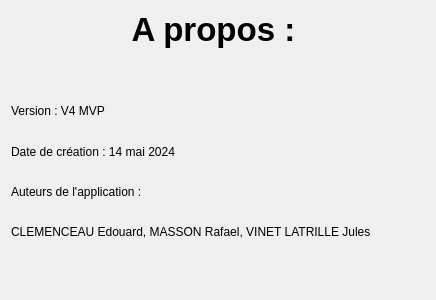
<?xml version="1.0" encoding="UTF-8"?>
<ui version="4.0">
 <class>apropos</class>
 <widget class="QDialog" name="apropos">
  <property name="geometry">
   <rect>
    <x>0</x>
    <y>0</y>
    <width>436</width>
    <height>300</height>
   </rect>
  </property>
  <property name="windowTitle">
   <string>Dialog</string>
  </property>
  <layout class="QVBoxLayout" name="verticalLayout_2">
   <item>
    <layout class="QVBoxLayout" name="verticalLayout">
     <item>
      <widget class="QLabel" name="label">
       <property name="font">
        <font>
         <pointsize>25</pointsize>
         <bold>true</bold>
        </font>
       </property>
       <property name="text">
        <string>A propos : </string>
       </property>
       <property name="alignment">
        <set>Qt::AlignCenter</set>
       </property>
      </widget>
     </item>
     <item>
      <spacer name="verticalSpacer">
       <property name="orientation">
        <enum>Qt::Vertical</enum>
       </property>
       <property name="sizeType">
        <enum>QSizePolicy::Minimum</enum>
       </property>
       <property name="sizeHint" stdset="0">
        <size>
         <width>20</width>
         <height>40</height>
        </size>
       </property>
      </spacer>
     </item>
     <item>
      <widget class="QLabel" name="label_2">
       <property name="text">
        <string>Version : V4 MVP</string>
       </property>
      </widget>
     </item>
     <item>
      <widget class="QLabel" name="label_3">
       <property name="text">
        <string>Date de création : 14 mai 2024</string>
       </property>
      </widget>
     </item>
     <item>
      <widget class="QLabel" name="label_4">
       <property name="text">
        <string>Auteurs de l'application : </string>
       </property>
      </widget>
     </item>
     <item>
      <widget class="QLabel" name="label_5">
       <property name="text">
        <string>CLEMENCEAU Edouard, MASSON Rafael, VINET LATRILLE Jules</string>
       </property>
      </widget>
     </item>
     <item>
      <spacer name="verticalSpacer_2">
       <property name="orientation">
        <enum>Qt::Vertical</enum>
       </property>
       <property name="sizeType">
        <enum>QSizePolicy::Minimum</enum>
       </property>
       <property name="sizeHint" stdset="0">
        <size>
         <width>20</width>
         <height>40</height>
        </size>
       </property>
      </spacer>
     </item>
    </layout>
   </item>
  </layout>
 </widget>
 <resources/>
 <connections/>
</ui>
